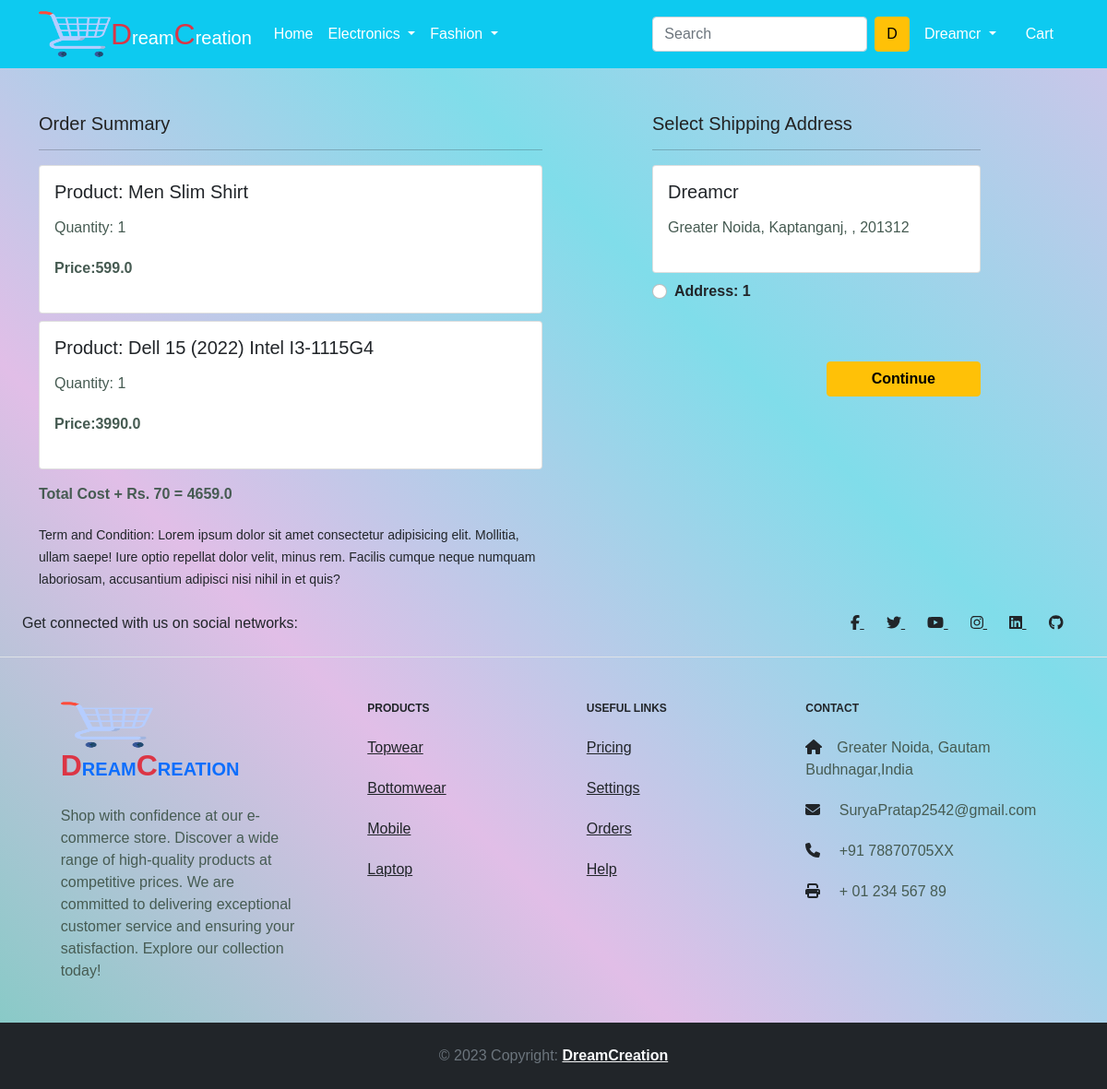
/checkout/ (signed in), run on an earlier commit of the app's database.
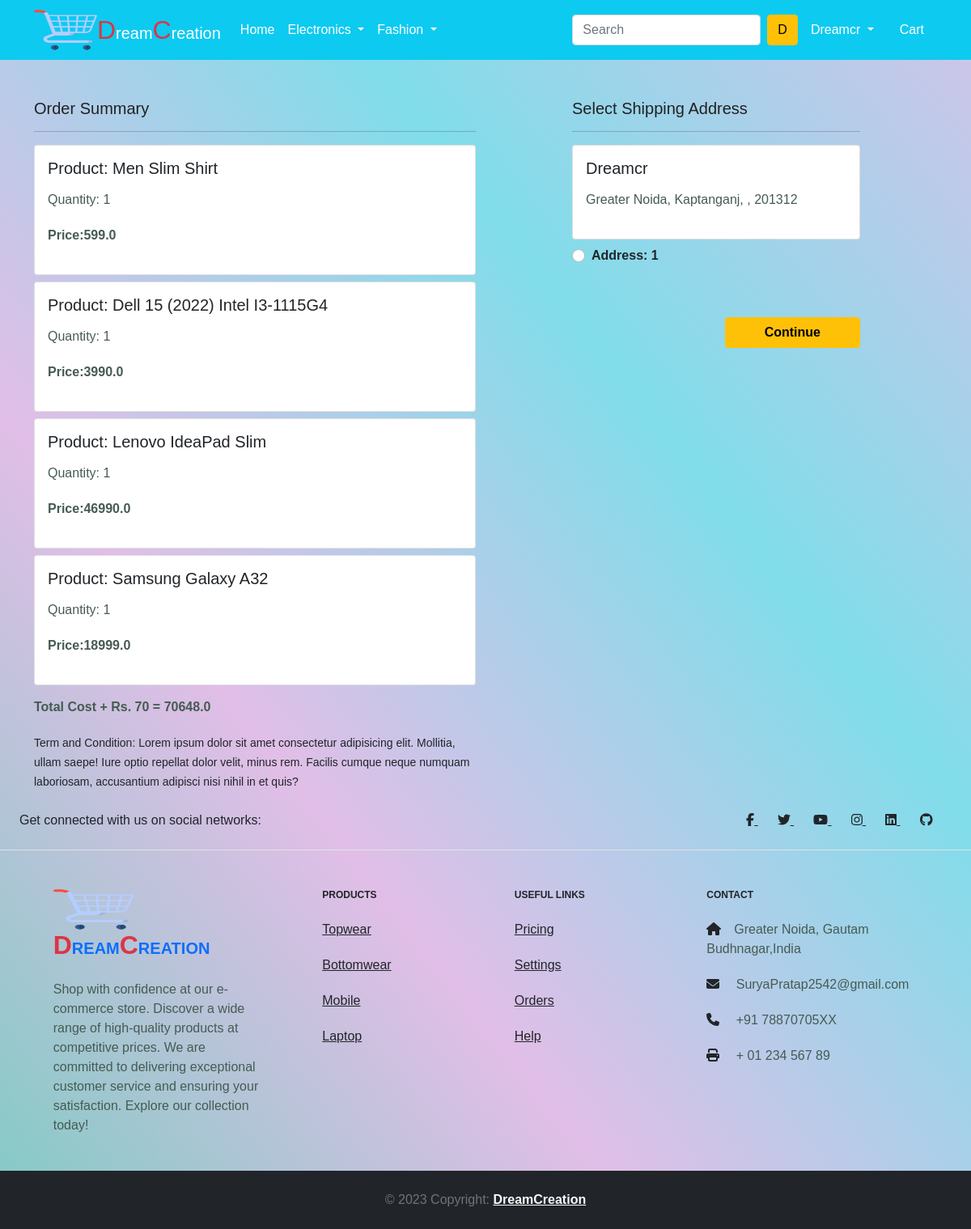
And on a later commit of the database.
### app/models.py (models this page shows, shortened)
class Cart(models.Model):
    user=models.ForeignKey(User,on_delete=models.CASCADE)
    product=models.ForeignKey(Product,on_delete=models.CASCADE)
    quantity=models.PositiveIntegerField(default=1)
    @property
    def total_cost(self):
        return self.quantity * self.product.discounted_price

class Product(models.Model):
    title=models.CharField(max_length=100)
    selling_price=models.FloatField()
    discounted_price=models.FloatField()
    description=models.TextField()
    brand=models.CharField(max_length=100)
    category=models.CharField(choices=CATEGORY_CHOICES,max_length=2)
    product_image=models.ImageField(upload_to='productimg')

class Customer(models.Model):
    user=models.ForeignKey(User,on_delete=models.CASCADE)
    name=models.CharField(max_length=200)
    locality=models.CharField(max_length=200)
    city=models.CharField(max_length=50)
    zipcode=models.IntegerField()
    state=models.CharField(choices=STATE_CHOICES,max_length=50)

### app/views.py (the view)
# urls.py: path('checkout/', views.checkout, name='checkout'),
@login_required
def checkout(request):
    user=request.user
    add = Customer.objects.filter(user=user)
    cart_items = Cart.objects.filter(user=user)
    amount=0.0
    shipping_amount=70.0
    totalamount=0.0
    cart_product = [p for p in Cart.objects.all() if p.user == request.user ]
    for p in cart_product:
        tempamount = (p.quantity*p.product.discounted_price)
        amount+=tempamount
    totalamount= amount+shipping_amount
    return render(request, 'app/checkout.html',{'add':add,'totalamount':totalamount,'cart_items':cart_items})

### app/templates/app/checkout.html (shortened to what this page needs)
{% extends 'app/base.html' %}
{% load static %}
{% block main-content %}
<div class="container">
  <div class="row mt-5">
    <div class="col-sm-6">
      <h4>Order Summary</h4>
      <hr>
      {% for item in cart_items %}
      <div class="card mb-2">
        <div class="card-body">
          <h5>Product: {{item.product.title}}</h5>
          <p>Quantity: {{item.quantity}}</p>
          <p class="fw-bold">Price:{{item.total_cost}}</p>
        </div>
      </div>
      {% endfor %}
      <p class="fw-bold">Total Cost + Rs. 70 = {{totalamount}}</p>
      <small>Term and Condition: Lorem ipsum dolor sit amet consectetur adipisicing elit. Mollitia, ullam saepe! Iure
        optio repellat dolor velit, minus rem. Facilis cumque neque numquam laboriosam, accusantium adipisci nisi nihil
        in et quis?</small>
    </div>
    <div class="col-sm-4 offset-sm-1">
      <h4>Select Shipping Address</h4>
      <hr>
      <form action="/paymentdone">
        {% for ad in add%}
        <div class="card">
          <div class="card-body">
            <h5>{{ad.name}}</h5>
            <p>{{ad.locality}}, {{ad.city}}, {{as.state}} , {{ad.zipcode}}</p>
          </div>
        </div>
        <div class="form-check mt-2 mb-5">
          <input class="form-check-input" type="radio" name= "custid" id="custadd{{forloop.counter}}" value="{{ad.id}}">
          <label class="form-check-label fw-bold" for="custadd{{forloop.counter}}">
            Address: {{forloop.counter}} </label>
        </div>
        {% endfor %}
        <div class="text-end">
          <button type="submit" class="btn btn-warning mt-3 px-5 fw-bold">Continue</button>
        </div>
      </form>
    </div>
  </div>
</div>
{% endblock main-content %}

What changed in the data, as far as the page shows it:
added Cart: product "Lenovo IdeaPad Slim", quantity "1", total_cost "46990.0"
added Cart: product "Samsung Galaxy A32", quantity "1", total_cost "18999.0"
Also different on the page:
{{ totalamount }}: "4659.0" → "70648.0"
